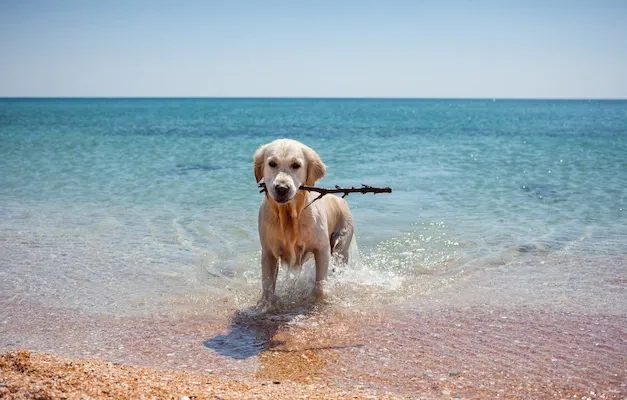
#> input picture Lab 5/Image Processing/Image Translation/retriver.webp, 627 x 400 px
$ jupyter execute --allow-errors 'Image Translation.ipynb'
#> lines starting #> are read from the running program, lines starting #| are printed output that depends on the picture
## <b>Image Translation<b>

### Example 1: Translating the Image Right and Down

#> (a cell that did not finish here is left out)

### Example 2: Performing Multiple Translations

[cell 2]
import cv2
import numpy as np
import matplotlib.pyplot as plt

img = cv2.imread('retriver.webp')
#> img is the input picture: shape (400, 627, 3); mean B, G, R 175.7, 169.2, 156.5
rows, cols, _ = img.shape
#> rows = 400; cols = 627

M_left = np.float32([[1, 0, -50], [0, 1, 0]])
M_right = np.float32([[1, 0, 50], [0, 1, 0]])
M_top = np.float32([[1, 0, 0], [0, 1, 50]])
M_bottom = np.float32([[1, 0, 0], [0, 1, -50]])

img_left = cv2.warpAffine(img, M_left, (cols, rows))
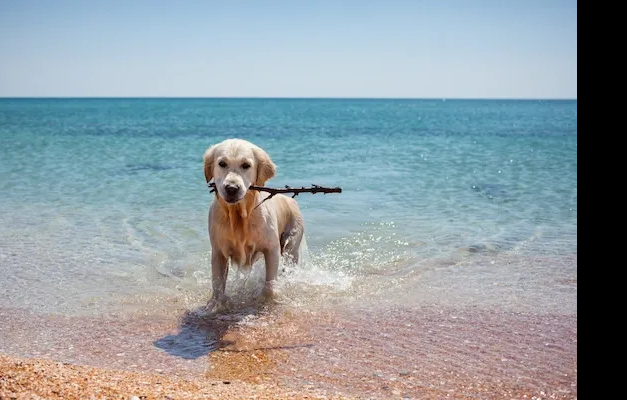
#> img_left: shape (400, 627, 3); mean B, G, R 162.7, 156.8, 145.1
img_right = cv2.warpAffine(img, M_right, (cols, rows))
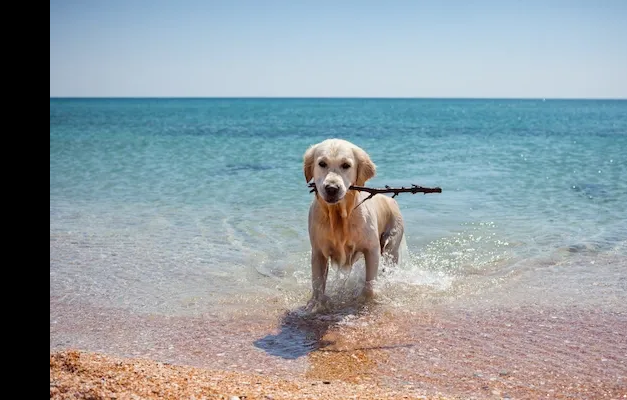
#> img_right: shape (400, 627, 3); mean B, G, R 161.8, 156.4, 144.9
img_top = cv2.warpAffine(img, M_top, (cols, rows))
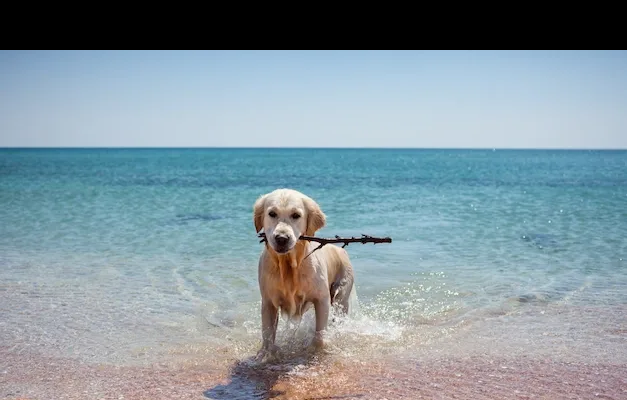
#> img_top: shape (400, 627, 3); mean B, G, R 158.5, 149.9, 132.5
img_bottom = cv2.warpAffine(img, M_bottom, (cols, rows))
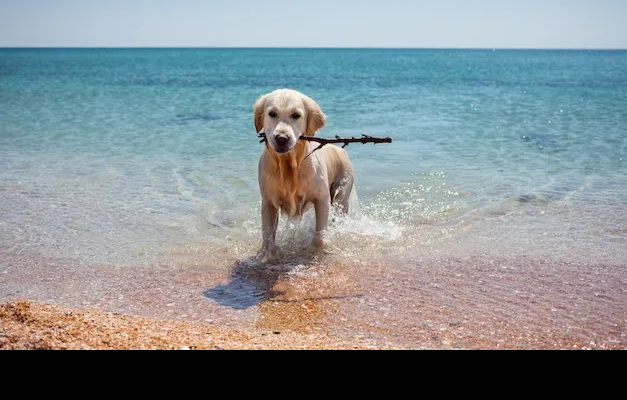
#> img_bottom: shape (400, 627, 3); mean B, G, R 148.5, 144.9, 135.9

plt.subplot(221), plt.imshow(img_left), plt.title('Left')
plt.subplot(222), plt.imshow(img_right), plt.title('Right')
plt.subplot(223), plt.imshow(img_top), plt.title('Top')
plt.subplot(224), plt.imshow(img_bottom), plt.title('Bottom')
plt.show()
#> figure, not shown here; B, G, R data is drawn as R, G, B
